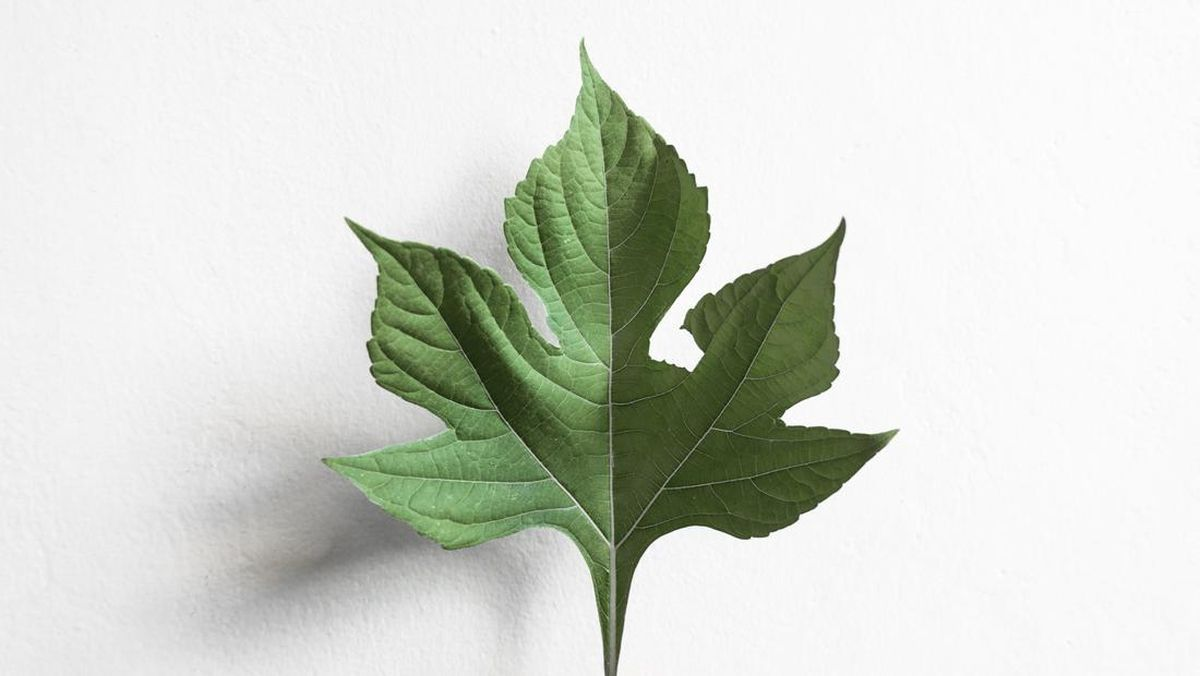
#> input picture daun.jpeg, 1200 x 676 px
$ jupyter execute 'image segmentation.ipynb'
#> lines starting #> are read from the running program, lines starting #| are printed output that depends on the picture; after the words box and inside, x2 and y2 are one past the last pixel; in counts of white or black regions, pixels touching at a corner belong together
[cell 1]
from PIL import Image
import matplotlib.pyplot as plt
import cv2
import numpy as np

img = cv2.imread('daun.jpeg', cv2.IMREAD_GRAYSCALE)
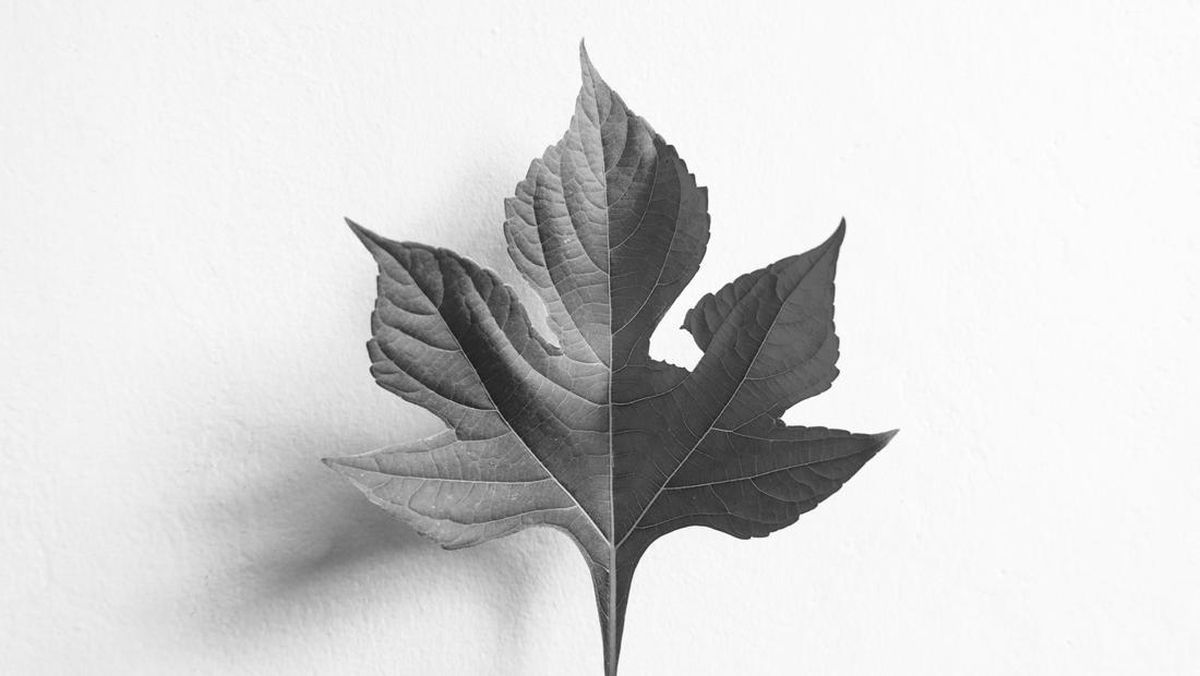
#> img: shape (676, 1200); min 13, max 255, mean 213.5
plt.imshow(img, cmap='gray')

[cell 2]
adaptive_thresh = cv2.adaptiveThreshold(img, 255, cv2.ADAPTIVE_THRESH_MEAN_C, cv2.THRESH_BINARY, 11, 2)
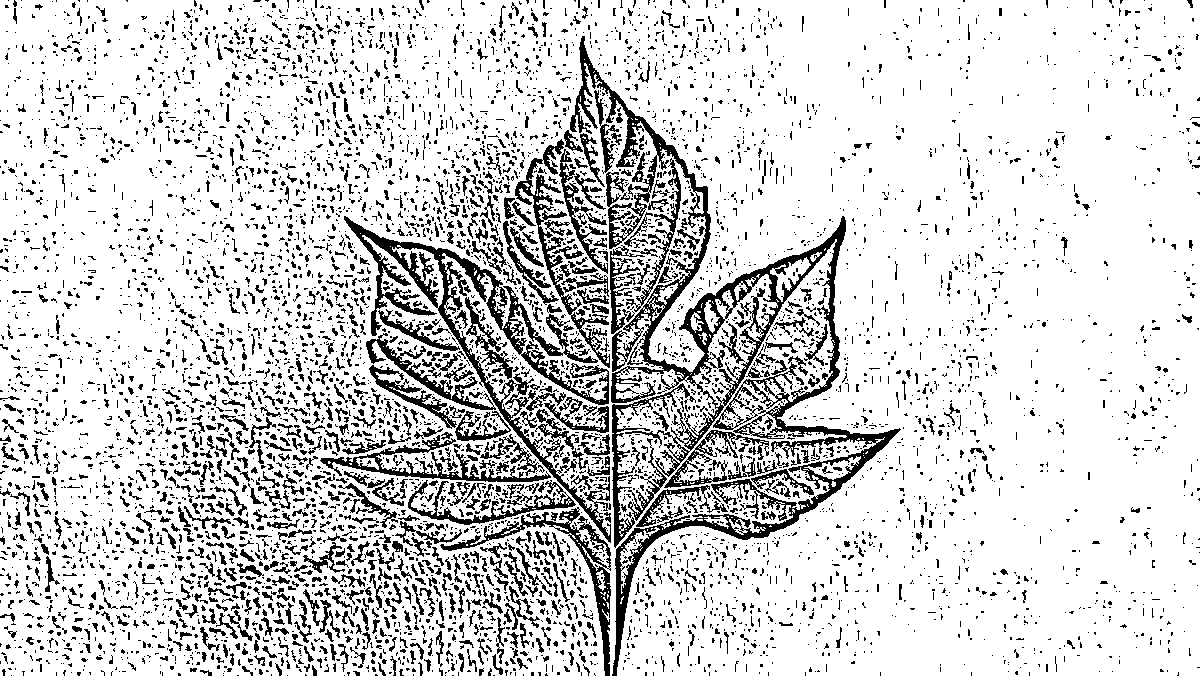
#> adaptive_thresh: shape (676, 1200); 83.1% white; 6541 black regions (5404 under 20 px), largest, box (x1, y1, x2, y2) and area: (570, 36, 901, 676) 22049, (344, 216, 611, 543) 10074, (440, 507, 611, 676) 2711

plt.imshow(adaptive_thresh, cmap='gray')
plt.axis('off')

[cell 3]
def iterative_threshold(matrix):
    threshold = np.mean(matrix)
    newThreshold = 0
    while abs(threshold - newThreshold)> 1e-5:
        lower = np.mean(matrix[matrix < threshold])
        upper = np.mean(matrix[matrix >= threshold])
        newThreshold = (lower + upper) / 2
        threshold = newThreshold
    return threshold
